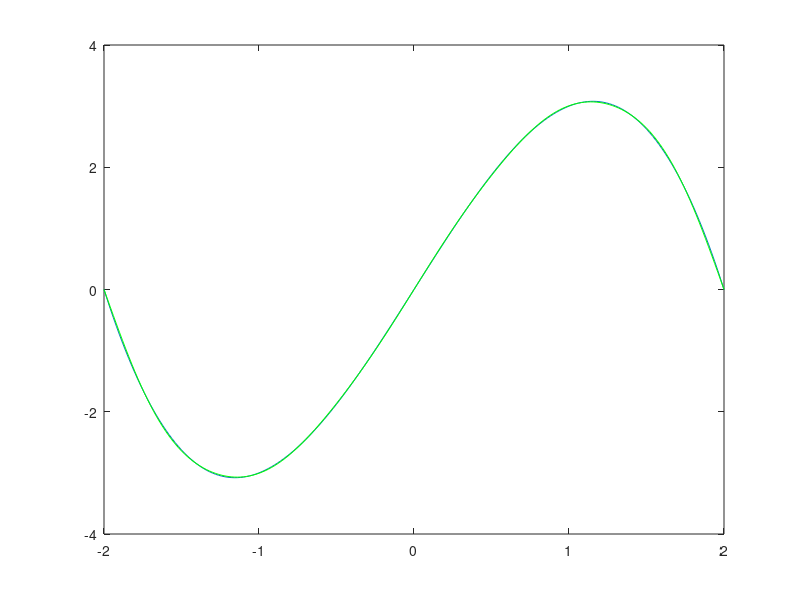

This chart was generated by the following MATLAB code:



%                       Program fseries
%
%       This program sums the real Fourier series on [-2,2] for several
%   different functions.  User enters the choice of function f (and 
%   sometimes the choice of sine or cosine series), and the number of
%   terms 'n' to be summed up.  The program lists the coefficients in 
%   expansion, and plots the nth partial sum against the function f.
%   It also computes the mean square error sigma = (1/2L) ||f - f_n||^2.
%   In our case, L = 2.
%       The choices of functions are 
%
%   1) f(x) given on [0,2] is f(x) = x for 0 < x < 1, f(x) = 2-x for 1 < x < 2.
%      User then has choice of making an even or odd extension of f to [-2,2].
%   2) f(x) given on [0,2] is f(x) = 1-x/2.  User has choice of making even
%      or odd extension of f to [-2,2].
%   3) f(x) given on [-2,2] is f(x) = 1 for |x| < 1, f = 0 for 1 < |x| <2.
%   4) f(x) given on [-2,2] is f(x) = x(x+2)(x-2).


m = input('Enter choice of data 1,2,3,or 4.  ')
n = input('Enter the number of terms to be summed.  ') 

N = 1:1:n;

x = -2:.02:2;

%  first choice of data
if m == 1
   disp(' 1 for the odd extension to [-2,2] (sine series)  ')
   disp(' 2 for the even extension to [-2,2] (cosine series)'  )
   mm = input('Enter 1 or 2     ')

%  odd extension of first choice of data
   if mm  == 1
       sumsig = 0
       b = zeros(size(N));
       for k = 1:n
          b(k) = (8.0/(k*pi)^2)*.5*(1-(-1)^k)*(-1)^((k-1)/2);
          sumsig = sumsig +b(k)^2;
       end


        fprintf( 'These are the coefficients b(k) \n\n')
        fprintf( '         k            b(k)       \n\n')
        fprintf( '       %2.0f       %.8f  \n', [N;b]  );

       sigma = 1/3 - .5*sumsig;
   fprintf( ' \n')
   fprintf(' For n = %2.0f, the mean square error sigma = %1.8f\n', n, sigma)
                
        partialsum = 0;
        for k = 1:n
            partialsum = partialsum + b(k)*sin(k*x*pi/2);
        end
        for i = 1:201
           if x(i) < -1
               f(i) = -(2+x(i));
           elseif x(i) < 1
               f(i) = x(i);
           else 
               f(i) = 2-x(i);
           end
         end

         y = zeros(size(x));
         plot(x,f,x,partialsum,'g',x,y,'r')

%    even extension of first choice of data 
     elseif mm == 2
       sumsig = .5;
       a = zeros(size(N));
       for k = 1:n
          a(k) = (8.0/(k*pi)^2)*((-1)^(k/2)-1)*.5*(1+(-1)^k);
          sumsig = sumsig + a(k)^2;
       end
    
        aa = [1,a];

        N = [0,N];

        fprintf('These are the coefficients a(k) \n\n')
        fprintf( '         k            a(k)       \n\n')
        fprintf( '       %2.0f       %.8f  \n', [N;aa]  )
        fprintf( ' \n')
       

        sigma = 1/3 -.5*sumsig;

   fprintf(' For n = %2.0f, the mean square error sigma = %1.8f\n', n,sigma)

       partialsum = .5*ones(size(x));
       for k = 1:n
          partialsum = partialsum +a(k)*cos(k*x*pi/2);
       end


       for i = 1:201
          if x(i) < -1
              f(i) = x(i) + 2;
          elseif x(i) < 0
              f(i) = -x(i);
          elseif x(i) < 1
              f(i) = x(i);
          else 
              f(i) = 2-x(i);
          end
       end
       plot(x,f,x,partialsum,'g')

   end

% begin second choice of data

elseif m == 2 

   disp(' 1 for the odd extension on [-2,2] (sine series) ' )
   disp(' 2 for even extension [-2,2] (cosine series) ')
   mm = input(' Enter 1 or 2  ')

%  odd extension of second choice of data 
   if mm == 1 
      sumsig = 0;
      b = zeros(size(N));
      for k = 1:n
         b(k) = 2.0/(k*pi);
         sumsig = sumsig +b(k)^2;
      end

      fprintf('These are the coefficients b(k)\n \n')
      fprintf('       k           b(k)          \n\n')
      fprintf('     %2.0f        %.8f    \n', [N;b]  )
      fprintf('\n')

      sigma = 1/3 - .5*sumsig;

      fprintf('For n = %2.0f, the mean square error sigma = %1.8f\n', n,sigma)


      partialsum = 0;
      for k = 1:n
         partialsum = partialsum + b(k)*sin(k*x*pi/2);
      end

      for i = 1:201
         if x(i) < 0
             f(i) = -1 -.5*x(i);
         else
             f(i) = 1 - .5*x(i);
         end
      end
      plot(x,f,x, partialsum, 'g')

%  even extension of second choice of data
   elseif mm == 2

       sumsig = .5;
       a = zeros(size(N));
       for k = 1:n
          a(k) = 2*(1-(-1)^k)/(k*pi)^2;
          sumsig = sumsig + a(k)^2;
       end 

       aa = [1.0, a];
       N = [0,N];

       fprintf('These are the coefficients a(k)  \n \n')
       fprintf('       k              a(k)        \n \n')
       fprintf('     %2.0f          %.8f  \n', [N;aa] )
       fprintf('\n')


       sigma = 1/3 - .5*sumsig;

       fprintf('For n = %2.0f the mean square error sigma = %.8f\n', n, sigma)

       partialsum = .5*ones(size(x));
       for k = 1:n
           partialsum = partialsum +a(k)*cos(k*x*pi/2);
       end

       for i = 1:201;
           if x(i) < 0
               f(i) = .5*(x(i)+2);
           else
               f(i) =  1 -.5*x(i);
           end
        end
        plot(x,f,x,partialsum,'g')
% end the logical choice of mm = 1 or mm = 2 for second choice of data
   end

% third choice of data (an even function )
elseif m == 3

    sumsig = .5;
    a = zeros(size(N));
    for k = 1:n
        a(k) = (1/(k*pi))* (-1)^((k-1)/2)*(1-(-1)^k);
        sumsig = sumsig + a(k)^2;
    end


    N = [0,N];
    aa = [1,a];

    fprintf('These are the coefficients a(k)   \n\n')
    fprintf('          k             a(k)      \n\n')
    fprintf('        %2.0f          %.8f       \n', [N;aa])
    fprintf('\n')


    sigma = .5 - .5*sumsig;

    fprintf('For n = %2.0f, the mean square error sigma = %.8f \n', n, sigma)

    partialsum = .5*ones(size(x));
    for k = 1:n
        partialsum = partialsum + a(k)*cos(k*x*pi/2);
    end

    for i = 1:201
       if x(i) < -1
          f(i) = 0;
       elseif x(i) < 1
          f(i) = 1;
       else
          f(i) = 0;
       end
    end
    plot(x,f,x,partialsum,'g')

% begin fourth choice of data (an odd function)

else 

    b = zeros(size(N));
    sumsig = 0;
    for k = 1:n
        b(k) = -12*(2/(k*pi))^3 *(-1)^k;
        sumsig = sumsig + b(k)^2;
    end

    fprintf('These are the coefficients b(k)  \n\n')
    fprintf('         k             b(k)          \n\n')
    fprintf('       %2.0f          %.8f          \n', [N;b])
    fprintf('\n')

    sigma = 512/105 - .5*sumsig;

    fprintf('For n = %2.0f, the mean sqaure error sigma = %.8f\n', n, sigma)
    partialsum = 0;
    for k = 1:n
       partialsum = partialsum + b(k)*sin(k*x*pi/2);
    end

    for i = 1:201
        f(i) = x(i)*(x(i)+2)*(2-x(i));
    end

    plot(x,f,x,partialsum,'g')

end
